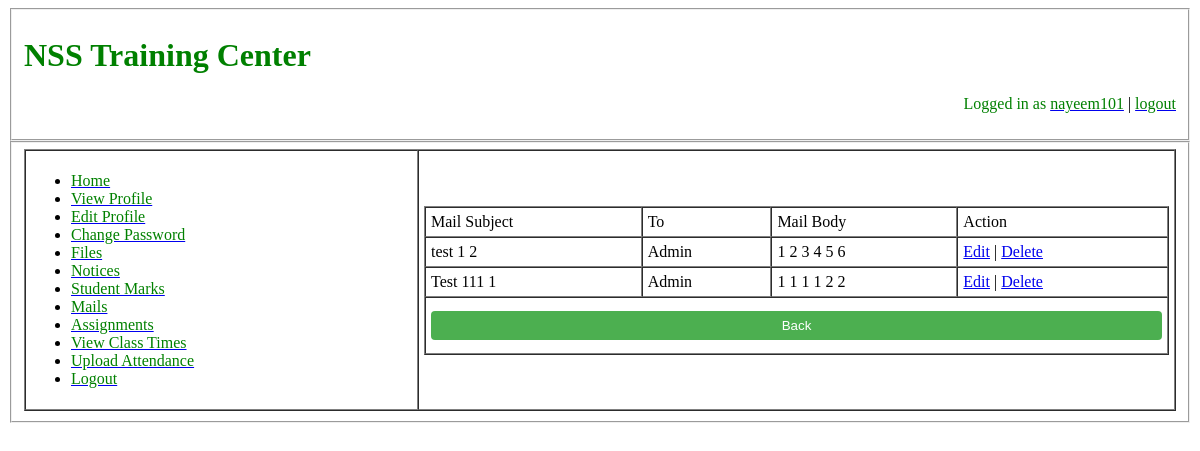
Screenshot of /views/trainerViewMail.php (signed in) with the database file from the repository.
### tables this page shows
CREATE TABLE `trainermail` (
  `id` int(10) NOT NULL,
  `trainerid` varchar(30) NOT NULL,
  `towhom` varchar(30) NOT NULL,
  `mailsubject` varchar(200) NOT NULL,
  `mailbody` varchar(2000) NOT NULL
);

### service/trainerMailService.php (called while the page is built, shortened)
<?php
	function getallmailbyuserid($userid)
	{
		$conn = dbConnection();
		$sql = "select * from trainermail where trainerid='{$userid}'";
		$result = mysqli_query($conn, $sql);
		$mails = [];
		while($row = mysqli_fetch_assoc($result)){
			array_push($mails, $row);
		}
		return $mails;
	}
?>

### views/trainerViewMail.php (the view, shortened to what this page needs)
<?php
	require_once('../service/trainerMailService.php');
?>
<!DOCTYPE html>
<html>
<head>
	<link rel="stylesheet" type="text/css" href="../assets/css/trainerStyle.css">
</head>
<body>
	<fieldset>
		<p><h1><font color='green'>NSS Training Center</font></h1></p>
		<?php
			if(!empty($_SESSION))
			{
				echo "<p align='right'><font color='black'>Logged in as </font><a href='viewProfileTrainer.php'><font >".$_SESSION['userid']."</font></a> | <a href='../php/logout.php'><font >logout</font></a></p>";
			}
			else
				echo "<p align='right'><font color='black'>Logged in as </font><a href='viewProfileTrainer.php'><font >".$_COOKIE['userid']."</font></a> | <a href='../php/logout.php'><font >logout</font></a></p>";
		?>
	</fieldset>
	<fieldset>
		<table cellspacing="0" cellpadding="5" border="1" width="100%">
			<tr>
				<td colspan="10">
					<ul>
						<li><a href='trainerHome.php'><font >Home</font></a></li>
						<li><a href="viewProfileTrainer.php"><font >View Profile</font></a></li>
						<li><a href="editProfileTrainer.php"><font >Edit Profile</font></a></li>
						<li><a href="changePassword.php"><font >Change Password</font></a></li>
						<li><a href="trainerFile.php"><font >Files</font></a></li>
						<li><a href="trainerNotice.php"><font >Notices</font></a></li>
						<li><a href="studentMarks.php"><font >Student Marks</font></a></li>
						<li><a href="trainerMail.php"><font >Mails</font></a></li>
						<li><a href="trainerAssignment.php"><font >Assignments</font></a></li>
						<li><a href="trainerViewClasstime.php"><font >View Class Times</font></a></li>
						<li><a href="trainerAttendance.php"><font >Upload Attendance</font></a></li>
						<li><a href="../php/logout.php"><font >Logout</font></a></li>
					</ul>
				</td>
				<td align="Center">
					<table border="1" width="100%" cellspacing="0" cellpadding="5">
						<tr>
							<td>Mail Subject</td>
							<td>To</td>
							<td>Mail Body</td>
							<td>Action</td>
						</tr>
						<?php
							if (!empty($_SESSION['userid']))
							{
								$userid = $_SESSION['userid'];
							}
							else
							{
								$userid = $_COOKIE['userid'];
							}
						?>
						<?php
							$mails = getallmailbyuserid($userid);
							for ($i=0; $i != count($mails); $i++)
							{
						?>
						<tr>
							<td><?=$mails[$i]['mailsubject']?></td>
							<td><?=$mails[$i]['towhom']?></td>
							<td><?=$mails[$i]['mailbody']?></td>
							<td>
								<a href="trainerEditMail.php?id=<?=$mails[$i]['id']?>">Edit</a> |
								<a href="trainerDeleteMail.php?id=<?=$mails[$i]['id']?>">Delete</a>
							</td>
						</tr>
						<?php
							}
						?>
						<tr>
							<td colspan="4" align="left">
								<a href="trainerMail.php">
									<button type="button">
										Back
									</button>
								</a>
							</td>
						</tr>
					</table>
				</td>
			</tr>
		</table>
	</fieldset>
</body>
</html>

### assets/css/trainerStyle.css (style rules this page uses)
font { color:green; }
table { text-align: left; }
button { width: 100%; background-color: #4CAF50; color: white; padding: 7px 7px; margin: 8px 0; border: none; border-radius: 4px; cursor: pointer; }

### rows the page displays
trainermail: mailsubject "test 1 2", towhom "Admin", mailbody "1 2 3 4 5 6"
trainermail: mailsubject "Test 111 1", towhom "Admin", mailbody "1 1 1 1 2 2"

### other values shown
$_SESSION['userid'] "nayeem101"
